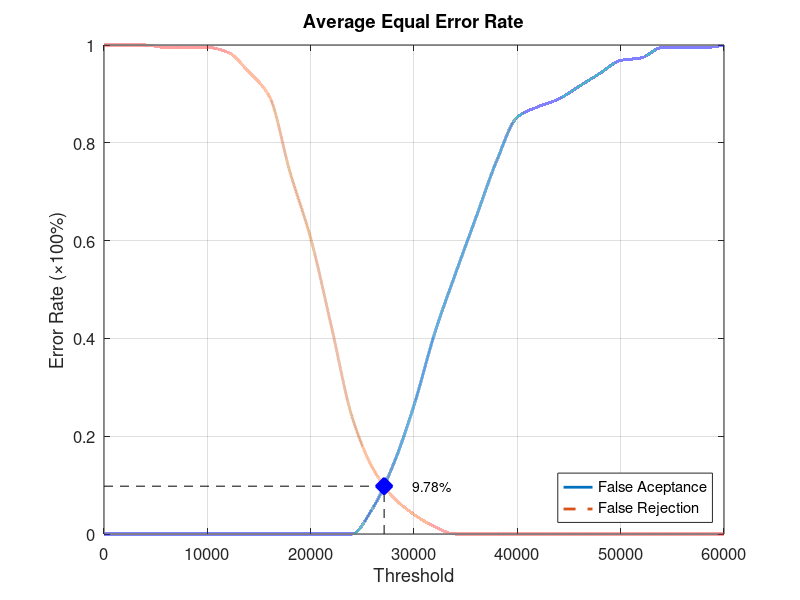
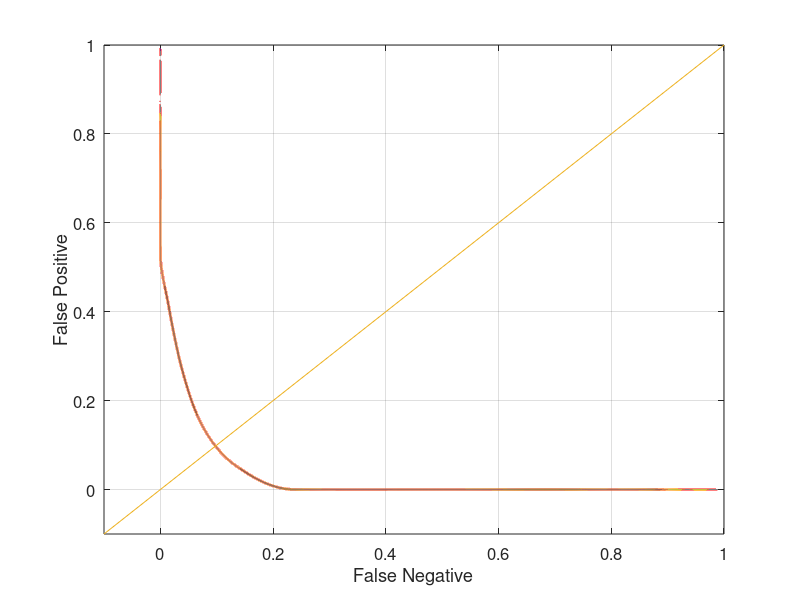

Write MATLAB code to recreate these figures, in order.
function yEER = Database4_1
close all;
clear;
clc;
x = 0:2000:60000;
xq = 0:0.5:60000;

y0 = [0 0 0 0 0 0 0 0 0 0 0 0 0 0.0526316 0.142105 0.263158 0.410526 0.531579 0.647368 0.763158 0.852632 0.873684 0.889474 0.915789 0.942105 0.968421 0.973684 0.994737 0.994737 0.994737 1];
yy0 = interp1(x, y0, xq, 'pchip');
y1 = [1 1 1 0.995 0.995 0.995 0.985 0.945 0.895 0.74 0.605 0.425 0.24 0.135 0.075 0.04 0.015 0 0 0 0 0 0 0 0 0 0 0 0 0 0];
yy1 = interp1(x, y1, xq, 'pchip');

% Calculating EER: 
y2 = abs(y0 - y1);
find(y2 == min(y2))
yy2 = abs(yy0 - yy1);
xEER = find(yy2 == min(yy2));
xEERIndex = xq(xEER) % X-axis EER
yEER = yy0(xEER) % Y-axis EER

main = figure
plot(xq, yy0,'-','LineWidth', 2);	hold on
plot(xq, yy1,'--','LineWidth', 2);	hold on
plot([xEERIndex xEERIndex], [0 yEER], 'k--');	hold on
plot([0 xEERIndex], [yEER yEER], 'k--');	hold on
plot(xEERIndex, yEER, 'bx', 'LineWidth', 10);	hold on
text(xEERIndex + 10 * xEERIndex / 100, yEER, [num2str(round((10000 * yEER)) / 100) '%'])
legend('False Aceptance', 'False Rejection', 'Location', 'SouthEast')
xlabel('Threshold')
ylabel('Error Rate (\times100%)')
title('Average Equal Error Rate')
set(gca, 'FontSize', 12)
axis([0 60000 0 1])
grid on

print(main, 'Database4_1Main', '-dpng');
FNRxFPR = figure('Color', [1 1 1]);
plot(yy1, yy0, '-', yy1, yy0, 'LineWidth', 2);
hold on
y = -0.1:0.1:1
plot(y, y); 
set(gca, 'FontSize', 12)
xlabel('False Negative')
ylabel('False Positive')
axis([-0.1 1 -0.1 1])
set(gca, 'FontSize', 12)
grid on

print(FNRxFPR, 'Database4_1FNRxFPR','-dpng');
end
